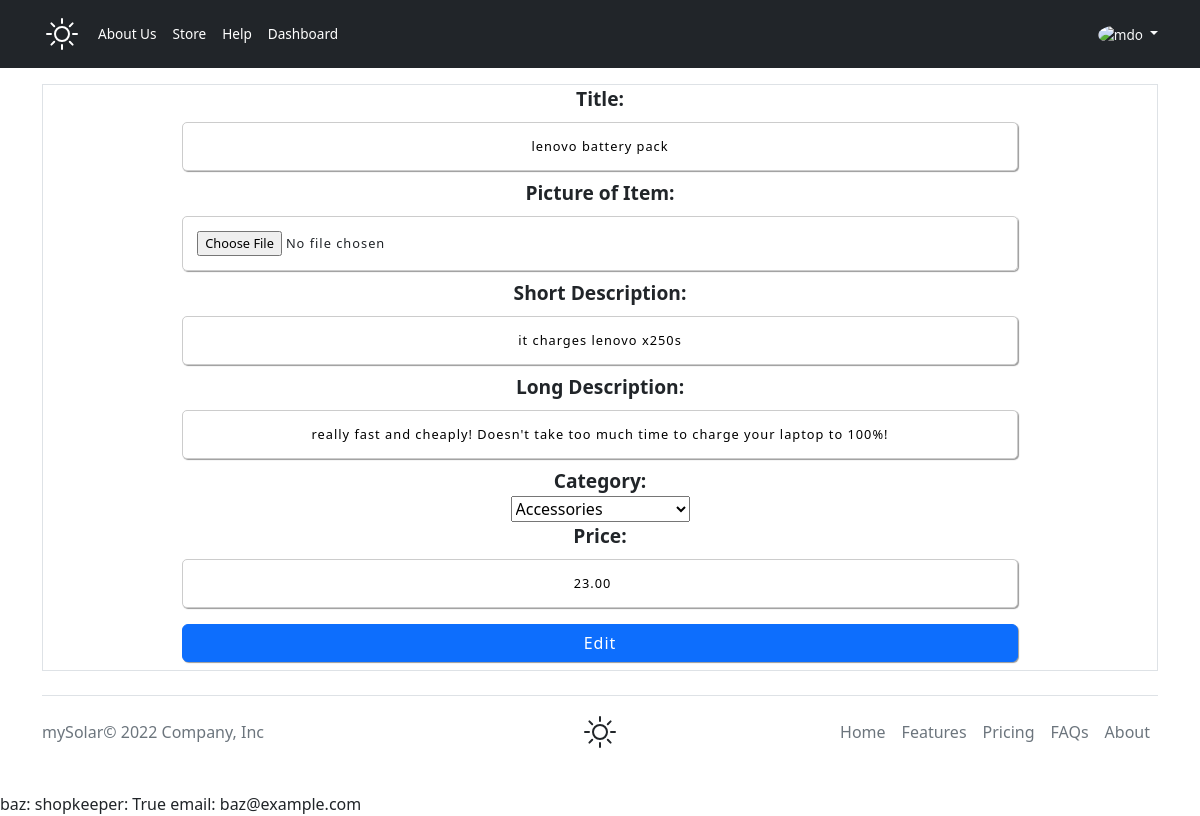
The page /editProduct24edit (signed in) on the database its author committed.
### mySolarApp/models.py (models this page shows, shortened)
class Product(models.Model):
    SLP = "SLP"  # solar panels
    BAT = "BAT"  # batteries
    INV = "INV"  # inverters
    CHA_CTRL = "CHA_CTRL"  # charge controllers
    WAT_PUMPS = "WAT_PUMPS"  # water pumps
    ACC = "ACC"  # accessories
    TOOLS = "TOOLS"  # tools
    MISC = "MISC"  # miscellaneous
    CATEGORY = [
        (SLP, "Solar Panels"),
        (BAT, "Batteries"),
        (INV, "Inverters"),
        (CHA_CTRL, "Charge Controllers"),
        (WAT_PUMPS, "Water Pumps"),
        (ACC, "Accessories"),
        (TOOLS, "Tools"),
        (MISC, "Miscellaneous/Other"),
    ]
    seller = models.ForeignKey(
        Profile, on_delete=models.CASCADE, related_name="product_seller")
    title = models.CharField(max_length=64)
    pic = models.ImageField(blank=True, height_field=None,
                            width_field=None, upload_to='product_images')
    short_desc = models.CharField("Short Description", max_length=150)
    long_desc = models.CharField("Long Description", max_length=5000)
    category = models.CharField(max_length=10, choices=CATEGORY, default=MISC)
    price = models.DecimalField(max_digits=6, decimal_places=2)
    in_stock = models.BooleanField(default=True)

class User(AbstractUser):
    beSellerFormSubmitted = models.BooleanField(default=False)
    contact_info = models.CharField(max_length=15, blank=True)
    is_shopkeeper = models.BooleanField(default=False)
    def __str__(self):
        return f'{self.username}: shopkeeper: {self.is_shopkeeper} email: {self.email}'

### mySolarApp/views.py (the view, shortened to what this page needs)
# urls.py: path("editProduct<int:productPK><str:productAction>",
def editProduct(request, productPK, productAction):
    productObject = Product.objects.get(pk=productPK)
    if productAction == "edit":
        if request.method == "GET":
            productForm = createProductForm(instance=productObject)
            return render(request, 'mySolar/createProduct.html', {"form": productForm, "productPK": productPK})
    elif productAction == "delete":
        productObject.delete()
        return sellerProducts(request, productObject.seller.pk)

### mySolarApp/forms.py
class createProductForm(forms.ModelForm):
    class Meta:
        model = Product
        exclude = ("is_closed", "in_stock", "seller")
        labels = {
            "pic": "Picture of Item"
        }

### mySolarApp/templates/mySolar/createProduct.html
{% extends 'mySolar/layout.html' %} {% block title %} Edit Product {% endblock%}
{% block body %}
<form
  action="{% url 'editProduct' productPK 'edit' %}"
  method="POST"
  class="border text-center my-3"
>
  {%csrf_token%} {{form}}
  <input class="btn btn-primary" type="submit" value="Edit" />
</form>
{% endblock %}

### mySolarApp/templates/mySolar/layout.html (shortened to what this page needs)
<!DOCTYPE html>
<html>
<head>
  {% load static %}
  <link href="https://cdn.jsdelivr.net/npm/bootstrap@5.2.0-beta1/dist/css/bootstrap.min.css" rel="stylesheet"
 />
  <link rel="stylesheet" href="{% static 'mySolar/index.css' %}" />
</head>
<body>
  {% if request.user.is_authenticated == False %}
  <header id="UNAUTHORIZED" class="p-3 bg-dark text-white">
    <div class="container text-small">
      <div class="d-flex flex-wrap align-items-center justify-content-center justify-content-lg-start">
        <a href="/" class="d-flex align-items-center mb-2 mb-lg-0 text-white text-decoration-none">
          <svg xmlns="http://www.w3.org/2000/svg" class="bi me-2" width="40" height="32" role="img" aria-label="mySolar"
            fill="currentColor" class="bi bi-brightness-high" viewBox="0 0 16 16">
            <path
              d="M8 11a3 3 0 1 1 0-6 3 3 0 0 1 0 6zm0 1a4 4 0 1 0 0-8 4 4 0 0 0 0 8zM8 0a.5.5 0 0 1 .5.5v2a.5.5 0 0 1-1 0v-2A.5.5 0 0 1 8 0zm0 13a.5.5 0 0 1 .5.5v2a.5.5 0 0 1-1 0v-2A.5.5 0 0 1 8 13zm8-5a.5.5 0 0 1-.5.5h-2a.5.5 0 0 1 0-1h2a.5.5 0 0 1 .5.5zM3 8a.5.5 0 0 1-.5.5h-2a.5.5 0 0 1 0-1h2A.5.5 0 0 1 3 8zm10.657-5.657a.5.5 0 0 1 0 .707l-1.414 1.415a.5.5 0 1 1-.707-.708l1.414-1.414a.5.5 0 0 1 .707 0zm-9.193 9.193a.5.5 0 0 1 0 .707L3.05 13.657a.5.5 0 0 1-.707-.707l1.414-1.414a.5.5 0 0 1 .707 0zm9.193 2.121a.5.5 0 0 1-.707 0l-1.414-1.414a.5.5 0 0 1 .707-.707l1.414 1.414a.5.5 0 0 1 0 .707zM4.464 4.465a.5.5 0 0 1-.707 0L2.343 3.05a.5.5 0 1 1 .707-.707l1.414 1.414a.5.5 0 0 1 0 .708z" />
          </svg>
        </a>
        <ul class="nav col-12 col-lg-auto me-lg-auto mb-2 justify-content-center mb-md-0">
          <li>
            <a href="{% url 'about' %}" class="nav-link px-2 text-white">About Us</a>
          </li>
          <li>
            <a href="{% url 'shop' %}" class="nav-link px-2 text-white">Store</a>
          </li>
          <li>
            <a href="{% url 'help' %}" class="nav-link px-2 text-white">Help</a>
          </li>
          <li><a href="#" class="nav-link px-2 text-white">Cart</a></li>
        </ul>
        <div class="text-end">
          <a href="{% url 'login' %}"><button type="button" class="btn btn-outline-light me-2">
              Login
            </button></a>
          <a href="{% url 'register' %}"><button type="button" class="btn btn-warning">Sign-up</button></a>
        </div>
      </div>
    </div>
  </header>
  {% else %}
  <header id="AUTHORIZED_SELLER" class="p-3 bg-dark text-white">
    <div class="container text-small">
      <div class="d-flex flex-wrap align-items-center justify-content-center justify-content-lg-start">
        <a href="/" class="d-flex align-items-center mb-2 mb-lg-0 text-white text-decoration-none">
        </a>
        <ul class="nav col-12 col-lg-auto me-lg-auto mb-2 justify-content-center mb-md-0">
          <li>
            <a href="{% url 'about' %}" class="nav-link px-2 text-white">About Us</a>
          </li>
          <li>
            <a href="{% url 'shop' %}" class="nav-link px-2 text-white">Store</a>
          </li>
          <li>
            <a href="{% url 'help' %}" class="nav-link px-2 text-white">Help</a>
          </li>
          <li>
            <a href="{% url 'sellerDash' %}" class="nav-link px-2 text-white">Dashboard</a>
          </li>
        </ul>
        <div class="dropdown text-end">
          <a href="#" class="d-block link-light text-decoration-none dropdown-toggle" id="dropdownUser1"
            data-bs-toggle="dropdown" aria-expanded="false">
            <img src="https://github.com/mdo.png" alt="mdo" width="32" height="32" class="rounded-circle" />
          </a>
        </div>
      </div>
    </div>
  </header>
  {% endif %}
  <main class="container">{% block body %} {% endblock %}</main>
</body>
<div class="container">
  <footer class="d-flex flex-wrap justify-content-between align-items-center py-3 my-4 border-top">
    <p class="col-md-4 mb-0 text-muted">mySolar© 2022 Company, Inc</p>
    <a href="/"
      class="col-md-4 d-flex align-items-center justify-content-center mb-3 mb-md-0 me-md-auto link-dark text-decoration-none">
    </a>
    <ul class="nav col-md-4 justify-content-end">
      <li class="nav-item">
        <a href="/" class="nav-link px-2 text-muted">Home</a>
      </li>
      <li class="nav-item">
        <a href="#" class="nav-link px-2 text-muted">Features</a>
      </li>
      <li class="nav-item">
        <a href="#" class="nav-link px-2 text-muted">Pricing</a>
      </li>
      <li class="nav-item">
        <a href="{% url 'help' %}" class="nav-link px-2 text-muted">FAQs</a>
      </li>
      <li class="nav-item">
        <a href="{% url 'about' %}" class="nav-link px-2 text-muted">About</a>
      </li>
    </ul>
  </footer>
</div>
{{ request.user }}
</html>

### mySolarApp/static/mySolar/index.css (style rules this page uses)
* { box-sizing: border-box; }
input, textarea { font-size: .8rem; letter-spacing: 1px; padding: 14px; max-width: 100%; line-height: 1.5; border-radius: 5px; border: 1px solid #ccc; box-shadow: 1px 1px 1px #999; margin: 8px; width: 75%; text-align: center; }
label { font-size: 1.2rem; display: block; font-weight: bold; }
form { text-align: center; margin: auto auto; }
.text-small { font-size: 85%; }
.dropdown-toggle { outline: 0; }

### rows shown on the page
Product: title "lenovo battery pack", short_desc "it charges lenovo x250s", long_desc "really fast and cheaply! Doesn't take too much time to charge your laptop to 100%!", category "Accessories", price "23.00"
User: user "baz: shopkeeper: True email: baz@example.com"
